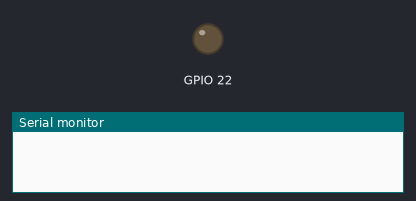
Simulated run of this sketch. Board: ESP32. Shown: output pins drawn as LEDs (lit = HIGH), the last lines printed to the serial monitor. Dashed ring = blinking.

Above: at 0.7 s.
At 1.7 s:
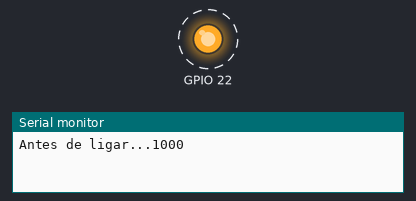
Timing chart, 0 to 3.0 s (numbered marks = the images above):
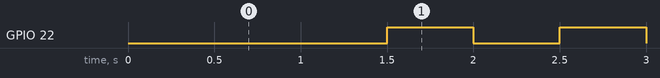

The sketch:

timer1.ino
```cpp
#include <freertos/FreeRTOS.h>
#include <freertos/task.h>

// Perform an action every 10 ticks.
 void taskA( void * pvParameters ) {
    TickType_t xLastWakeTime;
    const TickType_t xFrequency = 500; //1 tick

     // Initialise the xLastWakeTime variable with the current time.
     xLastWakeTime = xTaskGetTickCount();

     while(1) {
         // Wait for the next cycle.
        Serial.print("Antes de ligar...");
        Serial.println(xLastWakeTime);
        vTaskDelayUntil( &xLastWakeTime, xFrequency);
        digitalWrite(22, HIGH);
        vTaskDelayUntil( &xLastWakeTime, xFrequency);
        digitalWrite(22, LOW);
        Serial.print("Ao desligar...");
        Serial.println(xLastWakeTime);
        Serial.println("----------------------");
     }
 }

 // Perform an action every 10 ticks.
 /*void taskB( void * pvParameters ) {
    TickType_t xLastWakeTime;
    const TickType_t xFrequency = 0; //1 tick

     // Initialise the xLastWakeTime variable with the current time.
     xLastWakeTime = xTaskGetTickCount();

     while(1) {
         // Wait for the next cycle.
         vTaskDelayUntil( &xLastWakeTime, xFrequency);
         digitalWrite(22, LOW);
     }
 }*/

void setup() {

  // Configure Serial
  Serial.begin(115200);

  pinMode(22, OUTPUT);

  // Wait a moment to start (so we don't miss Serial output)
  vTaskDelay(pdMS_TO_TICKS(1000));

  // Start CLI task
  xTaskCreatePinnedToCore(taskA,
                          "taskA",
                          1024,
                          NULL,
                          1,
                          NULL,
                          1);

  // Start blink task
  /*xTaskCreatePinnedToCore(taskB,
                          "taskB",
                          1024,
                          NULL,
                          1,
                          NULL,
                          1);*/

  // Delete "setup and loop" task
  vTaskDelete(NULL);
}

void loop() {
  // Execution should never get here
}
```

Measured:
- by itself, GPIO 22: alternates HIGH for 0.50 s and LOW for 0.50 s
